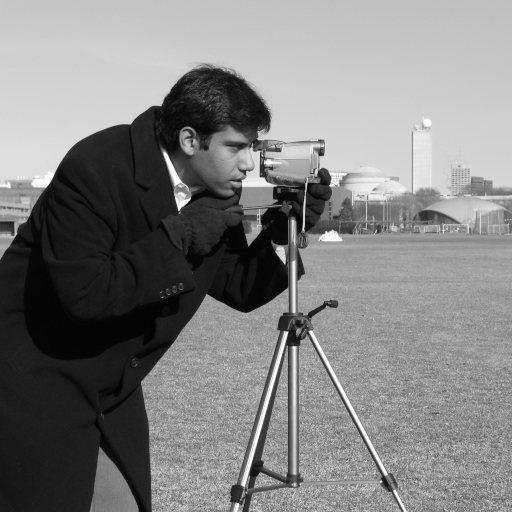
#> input picture skimage.data.camera(), 512 x 512 px
$ jupyter execute --allow-errors main.ipynb   (shell and % lines are left out)
#> lines starting #> are read from the running program, lines starting #| are printed output that depends on the picture
## 1. Installing Required Libraries

[cell 1]
import torch
import torch.nn as nn
import torch.nn.functional as F
import torch.optim as optim
import numpy as np
import matplotlib.pyplot as plt
from skimage import io, data
from skimage.color import rgb2gray
from skimage.transform import resize
from skimage.metrics import structural_similarity as ssim
from skimage.metrics import peak_signal_noise_ratio as psnr
import matplotlib.patches as patches
from scipy.ndimage import median_filter
from PIL import Image
from pathlib import Path
import os
from utils import *

## 2. Simulation Result

### 2.1 Forward Model

[cell 2]
# ============================================================
# SECTION 1: DATA LOADING
# ============================================================
image = data.camera()  # (512, 512)
#> image is the input picture: shape (512, 512); min 0, max 255, mean 129.1

mask = io.imread("simulatied-fiber-mask.png")
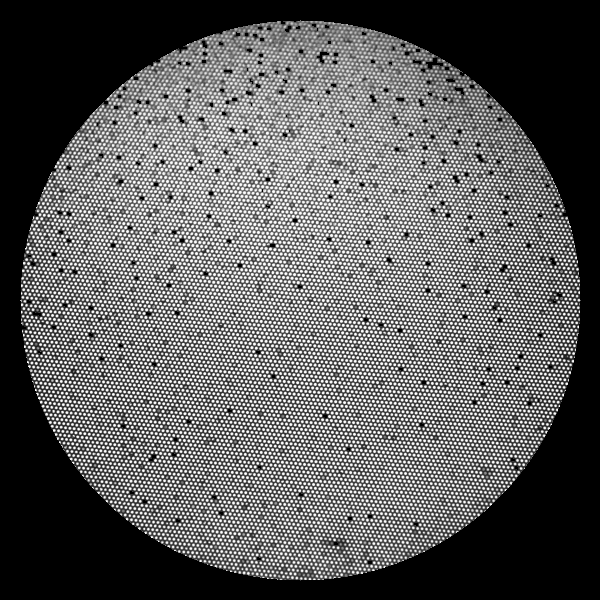
#> input picture Figures/simulatied-fiber-mask.png, 600 x 600 px, found by its file name
#> mask is the input picture: shape (600, 600, 3); min 0, max 255, mean 92.1
mask_gray = rgb2gray(mask)

# Crop center 400x400
h, w = mask_gray.shape
#> h = 600; w = 600
start_x = (w - 400) // 2
#> start_x = 100
start_y = (h - 400) // 2
#> start_y = 100
mask_crop = mask_gray[start_y:start_y+400, start_x:start_x+400]
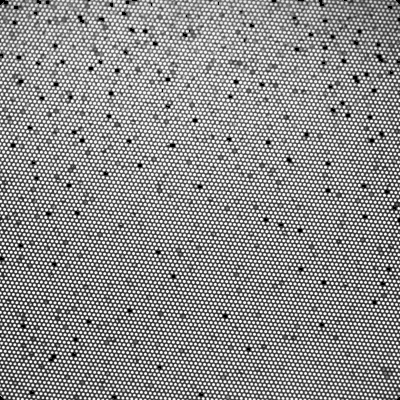
#> mask_crop: shape (400, 400) float64; min 0, max 1, mean 0.549

# Resize image to 400x400
image_resized = resize(image, (400, 400), anti_aliasing=True)

H, W = image_resized.shape
#> H = 400; W = 400
#> (the rest of this cell did not finish here and is left out)

[cell 3]
#### ============================================================
# SECTION 3: COORDINATE GRID + MODEL SETUP
# ============================================================
yy, xx = np.meshgrid(np.linspace(0, 1, H), np.linspace(0, 1, W), indexing='ij')
coords = np.stack([xx, yy], axis=-1).reshape(-1, 2)
#> (the rest of this cell did not finish here and is left out)
